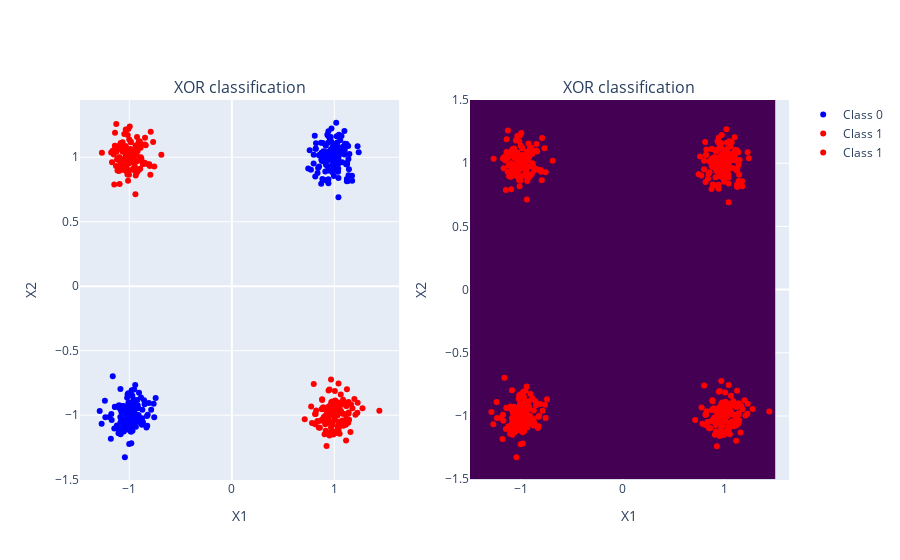

Notebook code cell kept with this figure:
### Markdown cell above
***

<div class="alert alert-success" markdown="1" style="color:white; background-color: #013220; border-color: #03C03C">

> ### Question 1.2 - Implement XOR classification with JAX

> 1. Perform the same implementation as previously with JAX
> 2. Implement gradient descent to optimize the weights and bias.

</div>

***

### Code cell
######################
# YOUR CODE GOES HERE
######################

from tqdm import tqdm
from jax import grad, jit, random
import jax.numpy as jnp

key = random.PRNGKey(np.random.randint(0, 1e9))
keys = random.split(key, 4)

def xavier_init(shape):
    return random.normal(keys[0], shape) * jnp.sqrt(2. / (shape[0] + shape[1]))

# Different initialization for better results
# weights1 = xavier_init((n_hidden, n_input))
# weights2 = xavier_init((n_output, n_hidden))
weights1 = random.normal(keys[0], (n_hidden, n_input))
weights2 = random.normal(keys[1], (n_output, n_hidden))
bias1 = random.normal(keys[2], (1, n_hidden))
bias2 = random.normal(keys[3], (1, n_output))

@jit
def mlp(x, w1, w2, b1, b2):
	z1 = jnp.dot(w1, x.T) + b1.reshape(-1, 1)
	# a1 = jnp.maximum(0, z1)
	a1 = 1 / (1 + jnp.exp(-z1))
	z2 = jnp.dot(w2, a1) + b2.reshape(-1, 1)
	# a2 = jnp.maximum(0, z2)
	a2 = 1 / (1 + jnp.exp(-z2))
	return a2[0]

@jit
def loss_function(x, y, w1, w2, b1, b2):
	# Forward pass
	y_bar = mlp(x, w1, w2, b1, b2)
	# Error computation
	error = jnp.sum((y_bar - y) ** 2) 
	error + jnp.sum(w1 ** 2) + jnp.sum(w2 ** 2)
	return error

loss_derivative = grad(loss_function, argnums=[2, 3, 4, 5])

n_epochs = 1000
eta = 0.005
p_bar = tqdm(range(n_epochs))
for i in p_bar:
	
	error = loss_function(x_inputs, y_classes, weights1, weights2, bias1, bias2)
	if error < mse_limit:
		break

	# Backward pass
	gradients = loss_derivative(x_inputs, y_classes, weights1, weights2, bias1, bias2)
	weights1 = weights1 - eta * gradients[0]
	bias1 = bias1 - eta * gradients[2]
	weights2 = weights2 - eta * gradients[1]
	bias2 = bias2 - eta * gradients[3]
	
	p_bar.set_description(f"Error: {error:.4f}")

y_pred = jnp.round(mlp(x_inputs, weights1, weights2, bias1, bias2))

from plotly.subplots import make_subplots
import plotly.graph_objects as go

# Create figure

fig = make_subplots(rows=1, cols=2, subplot_titles=("XOR classification", "XOR classification"))
# Plot the original XOR problem
fig.add_trace(go.Scatter(x=x_inputs[y_classes == 0, 0], y=x_inputs[y_classes == 0, 1], mode='markers', name='Class 0', marker=dict(color='blue')), row=1, col=1)
fig.add_trace(go.Scatter(x=x_inputs[y_classes == 1, 0], y=x_inputs[y_classes == 1, 1], mode='markers', name='Class 1', marker=dict(color='red')), row=1, col=1)
# Plot the XOR classification
fig.add_trace(go.Scatter(x=x_inputs[y_pred == 0, 0], y=x_inputs[y_pred == 0, 1], mode='markers', name='Class 0', marker=dict(color='blue')), row=1, col=2)
fig.add_trace(go.Scatter(x=x_inputs[y_pred == 1, 0], y=x_inputs[y_pred == 1, 1], mode='markers', name='Class 1', marker=dict(color='red')), row=1, col=2)

# Add the decision boundary
x1 = np.linspace(-1.5, 1.5, 100)
x2 = np.linspace(-1.5, 1.5, 100)
X1, X2 = np.meshgrid(x1, x2)
X = np.array([X1.flatten(), X2.flatten()]).T
Z = mlp(X, weights1, weights2, bias1, bias2).reshape(100, 100)

fig.add_trace(go.Contour(x=x1, y=x2, z=Z, colorscale='Viridis', showscale=False), row=1, col=2)

# Update xaxis properties
fig.update_xaxes(title_text="X1", row=1, col=1)
fig.update_xaxes(title_text="X1", row=1, col=2)
# Update yaxis properties
fig.update_yaxes(title_text="X2", row=1, col=1)
fig.update_yaxes(title_text="X2", row=1, col=2)
# Update title and size
fig.show()

### Figure 1 — Plotly figure (JSON) as saved in the notebook; plotly's stock layout.template omitted (floating-point values rounded to 4 significant figures; data arrays with more than 128 entries replaced by an {"elided": "..."} marker saying what was removed)
{"data": [{"marker": {"color": "blue"}, "mode": "markers", "name": "Class 0", "type": "scatter", "x": {"elided": "248 float values"}, "xaxis": "x", "y": {"elided": "248 float values"}, "yaxis": "y"}, {"marker": {"color": "red"}, "mode": "markers", "name": "Class 1", "type": "scatter", "x": {"elided": "248 float values"}, "xaxis": "x", "y": {"elided": "248 float values"}, "yaxis": "y"}, {"marker": {"color": "blue"}, "mode": "markers", "name": "Class 0", "type": "scatter", "x": [], "xaxis": "x2", "y": [], "yaxis": "y2"}, {"marker": {"color": "red"}, "mode": "markers", "name": "Class 1", "type": "scatter", "x": {"elided": "496 float values"}, "xaxis": "x2", "y": {"elided": "496 float values"}, "yaxis": "y2"}, {"colorscale": [[0, "#440154"], [0.1111, "#482878"], [0.2222, "#3e4989"], [0.3333, "#31688e"], [0.4444, "#26828e"], [0.5556, "#1f9e89"], [0.6667, "#35b779"], [0.7778, "#6ece58"], [0.8889, "#b5de2b"], [1, "#fde725"]], "showscale": false, "type": "contour", "x": [-1.5, -1.47, -1.439, -1.409, -1.379, -1.348, -1.318, -1.288, -1.258, -1.227, -1.197, -1.167, -1.136, -1.106, -1.076, -1.045, -1.015, -0.9848, -0.9545, -0.9242, -0.8939, -0.8636, -0.8333, -0.803, -0.7727, -0.7424, -0.7121, -0.6818, -0.6515, -0.6212, -0.5909, -0.5606, -0.5303, -0.5, -0.4697, -0.4394, -0.4091, -0.3788, -0.3485, -0.3182, -0.2879, -0.2576, -0.2273, -0.197, -0.1667, -0.1364, -0.1061, -0.07576, -0.04545, -0.01515, 0.01515, 0.04545, 0.07576, 0.1061, 0.1364, 0.1667, 0.197, 0.2273, 0.2576, 0.2879, 0.3182, 0.3485, 0.3788, 0.4091, 0.4394, 0.4697, 0.5, 0.5303, 0.5606, 0.5909, 0.6212, 0.6515, 0.6818, 0.7121, 0.7424, 0.7727, 0.803, 0.8333, 0.8636, 0.8939, 0.9242, 0.9545, 0.9848, 1.015, 1.045, 1.076, 1.106, 1.136, 1.167, 1.197, 1.227, 1.258, 1.288, 1.318, 1.348, 1.379, 1.409, 1.439, 1.47, 1.5], "xaxis": "x2", "y": [-1.5, -1.47, -1.439, -1.409, -1.379, -1.348, -1.318, -1.288, -1.258, -1.227, -1.197, -1.167, -1.136, -1.106, -1.076, -1.045, -1.015, -0.9848, -0.9545, -0.9242, -0.8939, -0.8636, -0.8333, -0.803, -0.7727, -0.7424, -0.7121, -0.6818, -0.6515, -0.6212, -0.5909, -0.5606, -0.5303, -0.5, -0.4697, -0.4394, -0.4091, -0.3788, -0.3485, -0.3182, -0.2879, -0.2576, -0.2273, -0.197, -0.1667, -0.1364, -0.1061, -0.07576, -0.04545, -0.01515, 0.01515, 0.04545, 0.07576, 0.1061, 0.1364, 0.1667, 0.197, 0.2273, 0.2576, 0.2879, 0.3182, 0.3485, 0.3788, 0.4091, 0.4394, 0.4697, 0.5, 0.5303, 0.5606, 0.5909, 0.6212, 0.6515, 0.6818, 0.7121, 0.7424, 0.7727, 0.803, 0.8333, 0.8636, 0.8939, 0.9242, 0.9545, 0.9848, 1.015, 1.045, 1.076, 1.106, 1.136, 1.167, 1.197, 1.227, 1.258, 1.288, 1.318, 1.348, 1.379, 1.409, 1.439, 1.47, 1.5], "yaxis": "y2", "z": {"elided": "100x100 float values"}}], "layout": {"annotations": [{"font": {"size": 16}, "showarrow": false, "text": "XOR classification", "x": 0.225, "xanchor": "center", "xref": "paper", "y": 1, "yanchor": "bottom", "yref": "paper"}, {"font": {"size": 16}, "showarrow": false, "text": "XOR classification", "x": 0.775, "xanchor": "center", "xref": "paper", "y": 1, "yanchor": "bottom", "yref": "paper"}], "xaxis": {"anchor": "y", "domain": [0, 0.45], "title": {"text": "X1"}}, "xaxis2": {"anchor": "y2", "domain": [0.55, 1], "title": {"text": "X1"}}, "yaxis": {"anchor": "x", "domain": [0, 1], "title": {"text": "X2"}}, "yaxis2": {"anchor": "x2", "domain": [0, 1], "title": {"text": "X2"}}}}
